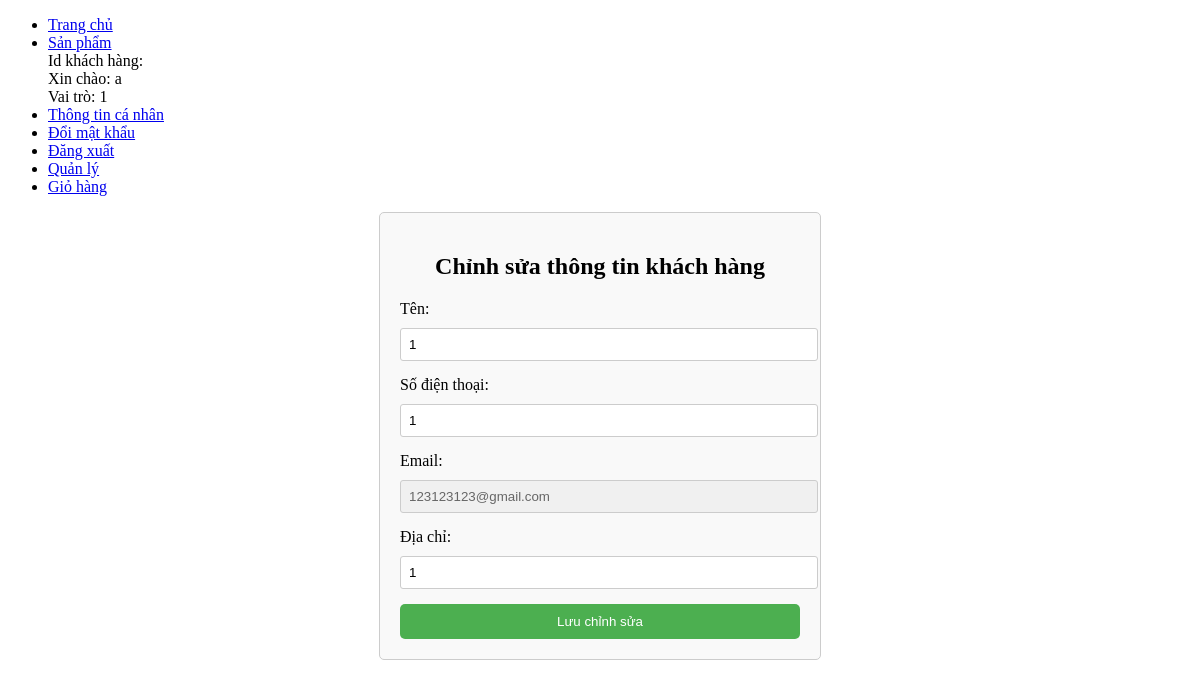
/user/index.php?ctrl=customerUserController&action=showUpdateCustomerForm&id=5 (signed in), run on an earlier commit of the app's database.
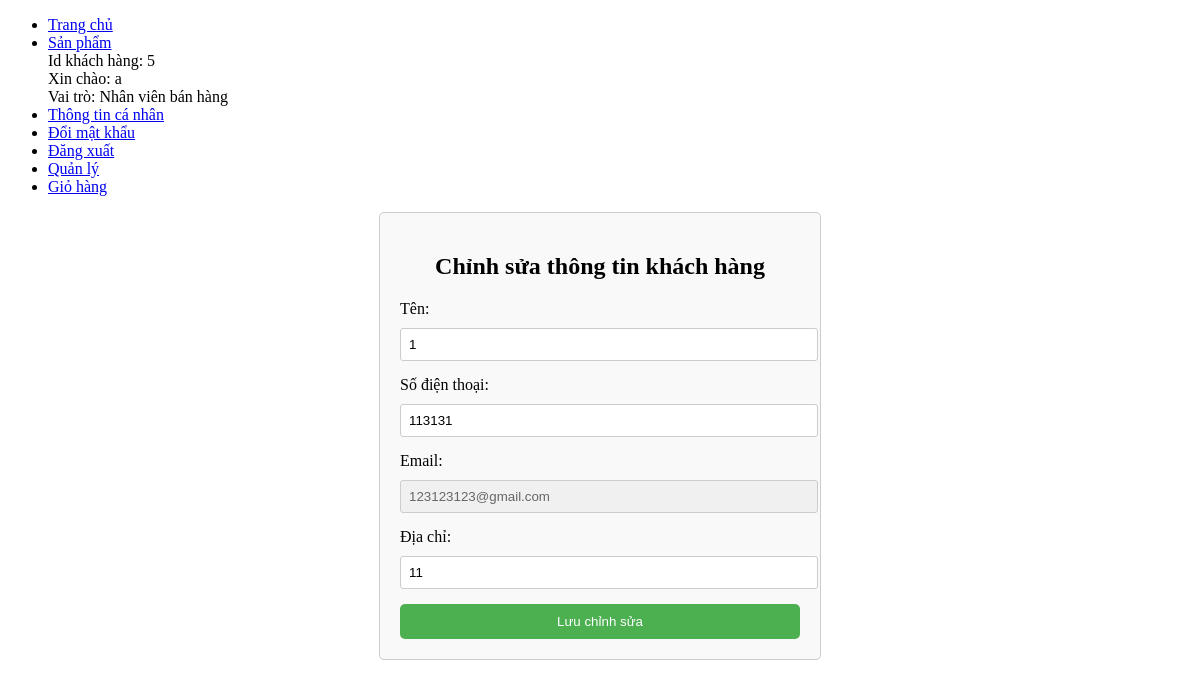
And on a later commit of the database.
### tables this page shows
CREATE TABLE `khach_hang` (
  `id` int(11) NOT NULL,
  `ten` varchar(255) DEFAULT NULL,
  `so_dien_thoai` varchar(20) DEFAULT NULL,
  `email` varchar(255) DEFAULT NULL,
  `dia_chi` varchar(255) DEFAULT NULL,
  `id_nguoi_dung` int(11) DEFAULT NULL
);

### lib/session.php (called while the page is built, shortened)
<?php
class Session
{
    public static function getSessionValue($key)
    {
        if (isset($_SESSION[$key])) {
            return $_SESSION[$key];
        } else {
            return null;
        }
    }
}

### lib/database.php (called while the page is built, shortened)
<?php
class Database
{
    private $host = "localhost";
    private $username = "root";
    private $password = "";
    private $database = "phonestore";
    private $conn;
    public function __construct()
    {
        $this->conn = $this->connectDB();
    }
    private function connectDB()
    {
        $conn = mysqli_connect($this->host, $this->username, $this->password, $this->database);
        return $conn;
    }
    public function select($query)
    {
        $result = mysqli_query($this->conn, $query);
        if ($result) {
            $data = mysqli_fetch_all($result, MYSQLI_ASSOC);
            return $data;
        } else {
            die(mysqli_error($this->conn));
        }
    }
}

### user/model/customerUserModel.php (called while the page is built, shortened)
<?php
include(__DIR__ . '/../../lib/database.php');
class customerUserModel
{
    private $db;
    public function __construct()
    {
        $this->db = new Database();
    }
    public function getCustomerById($id)
    {
        $query = "SELECT * FROM khach_hang WHERE id = $id";
        $result = $this->db->select($query);
        return $result[0];
    }
}

### user/view/editCustomer.php (the view, shortened to what this page needs)
<!DOCTYPE html>
<html lang="vi">
<head>
</head>
<body>
    <div class="edit-form">
        <h2>Chỉnh sửa thông tin khách hàng</h2>
        <form action="index.php?ctrl=customerUserController&action=updateCustomer" method="POST">
            <label for="ten">Tên:</label>
            <input type="text" id="ten" name="ten" value="<?php echo $customer['ten']; ?>">
            <label for="so_dien_thoai">Số điện thoại:</label>
            <input type="tel" id="so_dien_thoai" name="so_dien_thoai" value="<?php echo $customer['so_dien_thoai']; ?>">
            <label for="email">Email:</label>
<input type="email" id="email" name="email" value="<?php echo $customer['email']; ?>" readonly style="background-color: #f0f0f0; color: #666; cursor: not-allowed;">
            <label for="dia_chi">Địa chỉ:</label>
            <input type="text" id="dia_chi" name="dia_chi" value="<?php echo $customer['dia_chi']; ?>">
            <input type="submit" value="Lưu chỉnh sửa">
        </form>
    </div>
</body>
</html>

### user/index.php (shortened to what this page needs)
<?php
include(__DIR__ . '/../lib/session.php');
?>
<!DOCTYPE html>
<html lang="vi">
<head>
</head>
<body>
    <div>
        <div class="menu">
            <ul>
                <li><a href="home.php">Trang chủ</a></li>
                <li><a href="index.php?ctrl=productControllerUser">Sản phẩm</a></li>
                <?php
                $ten_dang_nhap = Session::getSessionValue('ten_dang_nhap');
                $id_khach_hang = Session::getSessionValue('id_khach_hang');
                $vai_tro = Session::getSessionValue('vai_tro');
                if ($ten_dang_nhap) {
                    echo 'Id khách hàng: ' . $id_khach_hang . '<br>';
                    echo 'Xin chào: ' . $ten_dang_nhap  . '<br>';
                    echo 'Vai trò: ' . $vai_tro . '<br>';
                    echo '<li><a href="index.php?ctrl=customerUserController">Thông tin cá nhân</a></li>';
                    echo '<li><a href="/login/index.php?ctrl=loginController&action=viewChangePassword">Đổi mật khẩu</a></li>';
                    echo '<li><a href="/login/index.php?ctrl=loginController&action=logout">Đăng xuất</a></li>';
                    if ($vai_tro !== 'Khách hàng') {
                        echo '<li><a href="/admin/index.php">Quản lý</a></li>';
                    }
                } else {
                    echo '<li><a href="/login/index.php?ctrl=loginController">Đăng nhập</a></li>';
                }
                ?>
                <li> <a href="index.php?ctrl=cartController&action=showCart">Giỏ hàng</a></li>
            </ul>
        </div>
    </div>
    <div class="home">
        <?php
        if (!isset($_GET['ctrl'])) {
            include 'controller/productControllerUser.php';
        } else {
            $ctrl = $_GET['ctrl'];
            include 'controller/' . $ctrl . '.php';
        }
        ?>
    </div>
</body>
</html>

What changed in the data, as far as the page shows it:
changed khach_hang "123123123@gmail.com": so_dien_thoai "1" → "113131"; dia_chi "1" → "11"
Also different on the page:
$id_khach_hang: (not shown) → "5"
$vai_tro: "1" → "Nhân viên bán hàng"
